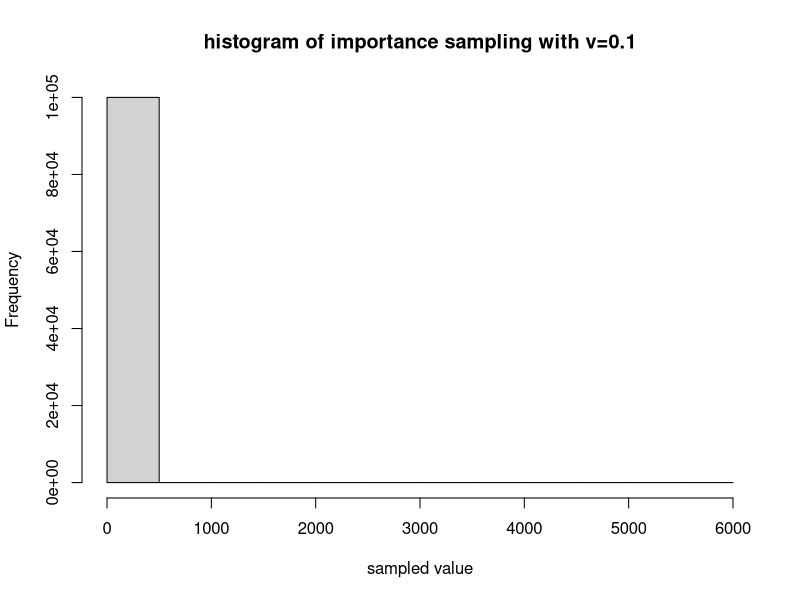
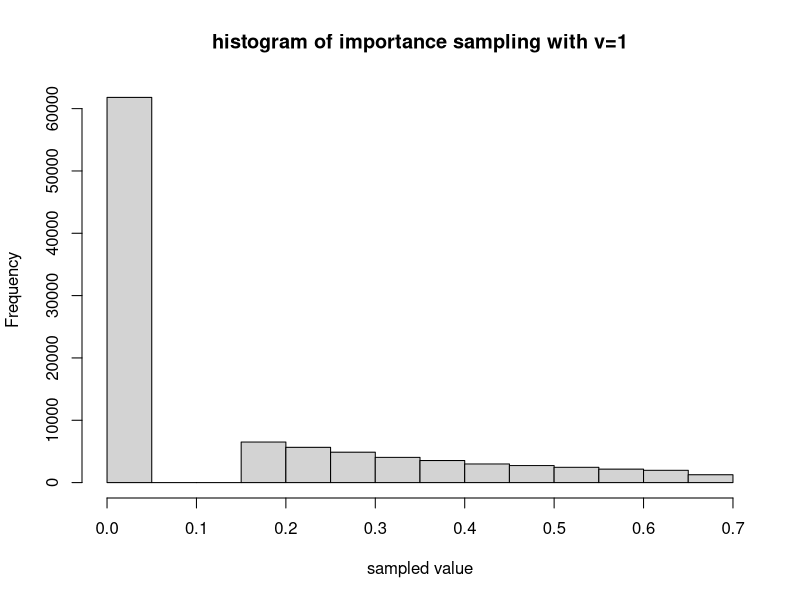
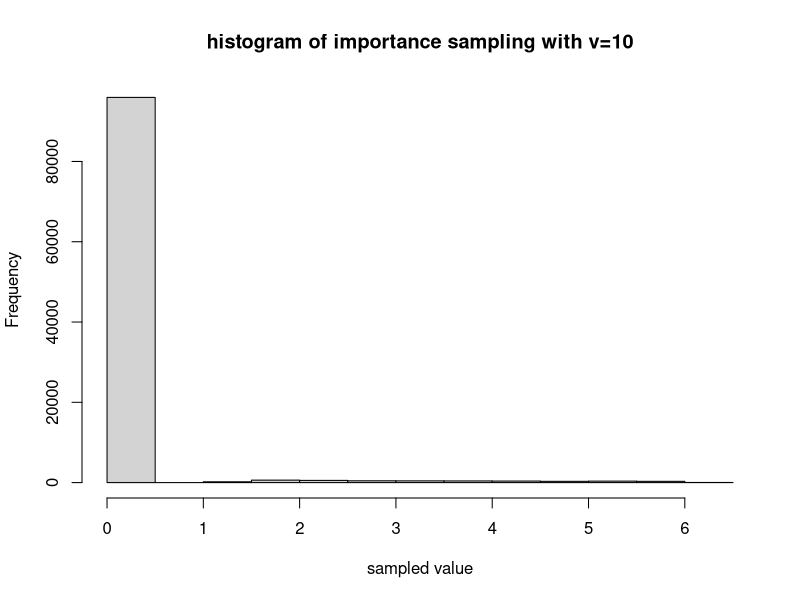

Write R code to recreate these figures, in order.
#### STA 243 HW4
##Problem2
fi=function(x){
  exp(-x^2/2)/sqrt(2*pi)
}
integrate(fi,1,2)

hw=function(x,v)
{
  if(x>=1&x<=2)
  {
    v*exp(-x^2/2+(x-1.5)^2/2/v^2)
  }
  else
  {
    0
  }
}

mu_hat=function(v,N)
{
  x=rnorm(N,1.5,v)
  hw_vector=vector()
  for(i in 1:length(x))
  {
    hw_vector[i]=hw(x[i],v)
  }
  output=list()
  output$mu=hw_vector
  output$mu_hat=mean(hw_vector)
  output
}
N=100000
muoutput1=mu_hat(0.1,N)
muoutput2=mu_hat(1,N)
muoutput3=mu_hat(10,N)
hist(muoutput1$mu,main='histogram of importance sampling with v=0.1',xlab = 'sampled value')
muoutput1$mu_hat
hist(muoutput2$mu,main='histogram of importance sampling with v=1',xlab = 'sampled value')
muoutput2$mu_hat
hist(muoutput3$mu,main='histogram of importance sampling with v=10',xlab = 'sampled value')
muoutput3$mu_hat



###Problem6
b = c(seq(0.1,1,0.1), seq(1:20))
a = b
mean1 = matrix(0, nrow=30, ncol=30)
mean2 = matrix(0, nrow=30, ncol=30)
f = function(theta1,theta2,x)
{
  x^(-3/2)*exp(-theta1*x-theta2/x+2*sqrt(theta1*theta2)+log(sqrt(2*theta2)))
}

N=1000
for(i in a)
{
  for(j in b)
  {
    y = rgamma(N, shape = i, rate = j)
    
    u = runif(N,0,1)
    z = numeric(N)
    
    theta1=1.5
    theta2=2
    
    z[1] = sqrt(theta2/theta1)
    for(k in 2:N)
    {
      r=1
      rtemp = (f(theta1,theta2,y[k]) * dgamma(z[k-1], shape = i, rate = j))/(f(theta1,theta2,z[k-1]) * dgamma(y[k], shape = i, rate = j))
      
      r=min(r,rtemp)  
      
      
      if(r > u[k])
      { z[k] = y[k] }
      else
      { z[k] = z[k-1] }
      
    }
    mean1[i,j] = mean(z)
    mean2[i,j] = mean(1/z)
  }
}


truemean1 = sqrt(theta2/theta1)
truemean2 = sqrt(theta1/theta2) + 1/(2*theta2)

error1 = abs(mean1-truemean1)/truemean1
error2 = abs(mean2-truemean2)/truemean2
which((error1+error2)==min(error1+error2), arr.ind = T)
min(error1+error2) 